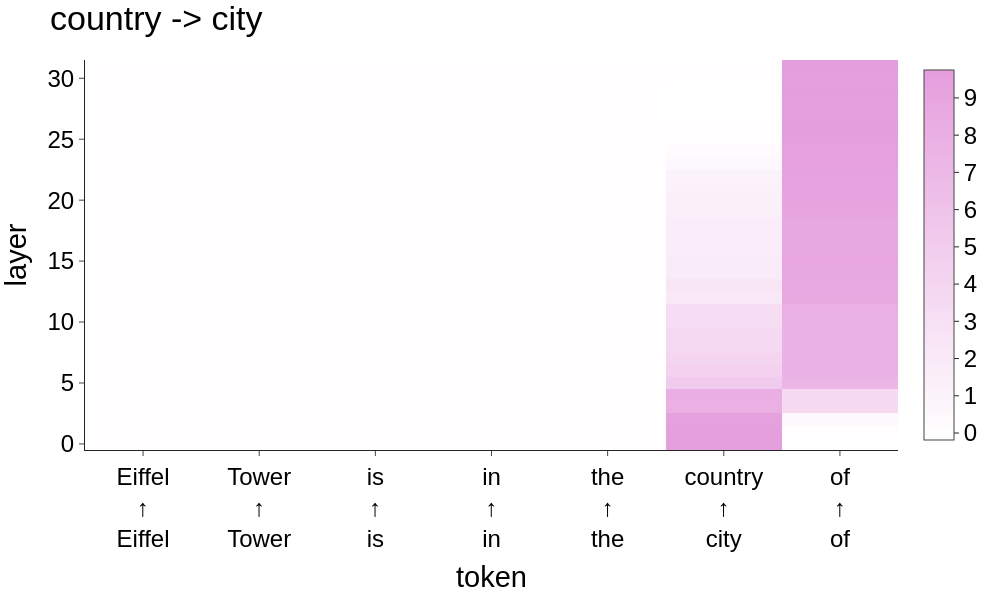

Source (notebook cell):
### Code cell
# visualize our results!
fig = px.imshow(
    causal_effects,
    x=label_tokens,
    y=list(range(model.config.num_hidden_layers)),
    template='simple_white',
    color_continuous_scale=[[0, '#FFFFFF'], [1, "#E59EDD"]]
)

fig.update_layout(
    title='country -> city',
    xaxis_title='token',
    yaxis_title='layer',
    yaxis=dict(autorange='min'),
    font=dict(
        family="Arial, sans-serif",
        size=24,
        color="black"
    ),
    height=600,
    width=1000
)

fig.show()

# para responder la pregunta: en qué capa el efecto pasa del token "country/city" al último token
import numpy as np
effects = np.array(causal_effects, dtype=float)  # (layers, groups)
changed_col, last_col = 5, 6  # posiciones dentro de token_idx_list
for layer_idx, row in enumerate(effects):
    print(f"layer {layer_idx:2d} | country/city: {row[changed_col]:6.2f} | last token (of): {row[last_col]:6.2f}")
crossed = np.where(effects[:, last_col] > effects[:, changed_col])[0]
print("primera capa donde el último token tiene más efecto que 'country/city':",
      int(crossed[0]) if len(crossed) else "ninguna")

# TERRON

### Figure 1 — Plotly figure (JSON) as saved in the notebook; plotly's stock layout.template omitted (floating-point values rounded to 4 significant figures; data arrays with more than 128 entries replaced by an {"elided": "..."} marker saying what was removed)
{"data": [{"coloraxis": "coloraxis", "hovertemplate": "x: %{x}<br>y: %{y}<br>color: %{z}<extra></extra>", "name": "0", "type": "heatmap", "x": ["Eiffel<br>↑<br>Eiffel", "Tower<br>↑<br>Tower", "is<br>↑<br>is", "in<br>↑<br>in", "the<br>↑<br>the", "country<br>↑<br>city", "of<br>↑<br>of"], "xaxis": "x", "y": [0, 1, 2, 3, 4, 5, 6, 7, 8, 9, 10, 11, 12, 13, 14, 15, 16, 17, 18, 19, 20, 21, 22, 23, 24, 25, 26, 27, 28, 29, 30, 31], "yaxis": "y", "z": {"elided": "32x7 float values"}}], "layout": {"coloraxis": {"colorscale": [[0, "#FFFFFF"], [1, "#E59EDD"]]}, "font": {"color": "black", "family": "Arial, sans-serif", "size": 24}, "height": 600, "margin": {"t": 60}, "title": {"text": "country -> city"}, "width": 1000, "xaxis": {"anchor": "y", "constrain": "domain", "domain": [0.0, 1.0], "scaleanchor": "y", "title": {"text": "token"}}, "yaxis": {"anchor": "x", "autorange": "min", "constrain": "domain", "domain": [0.0, 1.0], "title": {"text": "layer"}}}}
